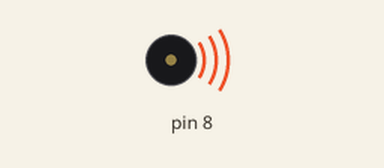
Bench run of a sketch on a simulated Arduino Uno, built with avr-gcc and run on an emulated ATmega328P. On the bench: buzzer (waves = sounding).

Above: at 0.1 s.
At 15.1 s:
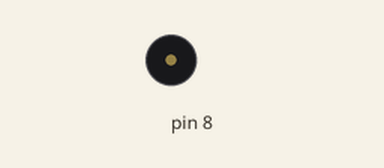
Timing chart, 0 to 16.6 s (numbered marks = the images above):
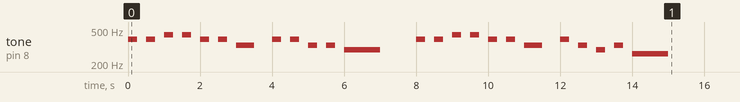

The sketch:

5_4_2_1.ino
```cpp
// C++ code
//
int melody[] = {392,392,440,440,392,392,330,392,392,330,330,294,392,392,440,440,392,392,330,392,330,294,330,262};
int times[] = {250,250,250,250,250,250,500,250,250,250,250,1000,250,250,250,250,250,250,500,250,250,250,250,1000};

void setup()
{
  for(int i=0;i<24;i++){
    tone(8,melody[i],times[i]);
	delay(times[i]*2);
    // 자연스러운 연주를 위해서 times[i]*2 로 작성했습니다.
  	noTone(8);
  }
}

void loop()
{
}
```
